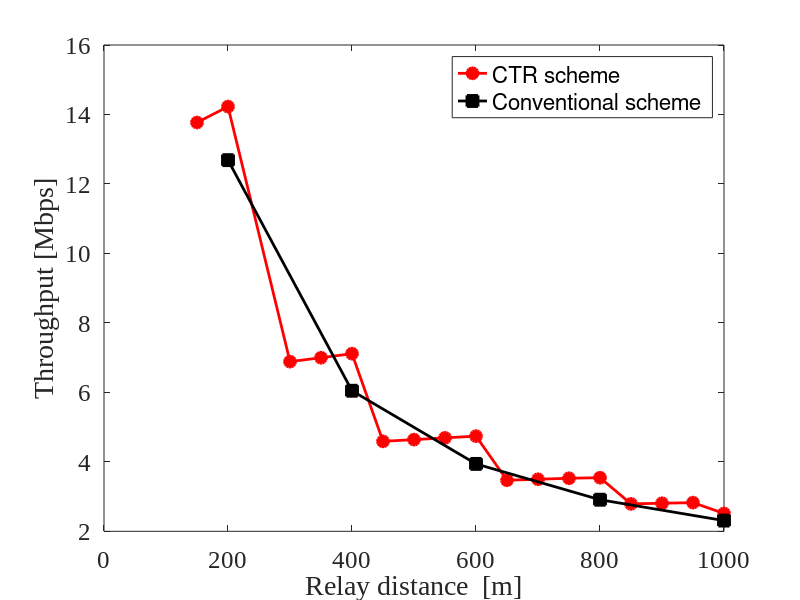

Recreate this plot in MATLAB. (Note: this script raises an error after producing the figure.)
%従来のプロトコル(18Mbps→12Mbps)で再送したときと中継し伝送したときのスループットの比較
clear;
Rmin = [-82, -81, -79, -77, -74, -70, -66, -65]; % 最小受信感度 [dBm]
TR = [6, 9, 12, 18, 24, 36, 48, 54]; % 伝送レート [Mbps]
databit = [24, 36, 48, 72, 96, 144, 192, 216]; % OFDMシンボルごとのデータビット[bit]

Tp = 10; % 送信電力 [dBm]
f = 2.4 * 10^9; % 周波数 [Hz]
c = 3 * 10^8; % 光速 [m/s]
rng(0);  
PLCP_pre = 16; % PLCPプリアンブル[μs]
PLCPhead_sig = 1; % PLCPヘッダ（シグナル）[μs]
PLCPhead_ser = 16; % PLCPヘッダ（サービス）[μs]
ACK = 80; % 802.11ACKフレーム[bit]
MAC = 192; % 802.11MACヘッダ[bit]
LLC = 64; % LLCヘッダ[bit]
packet = 12000; % IPパケット長[bit]
FCS = 32; % FCS[bit]
tail = 6; % テイルビット[bit]
SIFS = 10; % [μs]
DIFS = 34; % [μs]
backoff = 101.5; % 平均バックオフ制御時間 [μs]
slottime = 9; % ショートスロットタイム[μs]
max_distance = 1000; % 最大距離 [m]
N_max = max_distance/50; % 最大端末数
error_rate=0.2;%通信が失敗する確率
num_trials = 1000;%試行回数

p= zeros(size(num_trials));%乱数
ACK_t=zeros(size(Rmin));%ACKフレーム[μs]
data_t=zeros(size(Rmin));%データフレーム[μs]
d_max=zeros(size(Rmin));%各伝送レートでの最大送信距離(50mごと)[m]
N_through=zeros(size(Rmin));%各伝送レートでのスルー出来る最大の端末数


for i = 1:length(Rmin)
    Rmin_current = Rmin(i);
    TR_current = TR(i);
    databit_current = databit(i);
    
    % 最大伝送距離の計算
    Lfs = Tp - Rmin_current; % 距離減衰 [dB]
    d_max(i) = floor(((10^(Lfs / 20)) * c) / (4 * pi * f) / 50) * 50; % 最大伝送距離 [m]
    N_through(i) = d_max(i) / 50;
    % フレームの計算
    ACK_t(i) = PLCP_pre + (PLCPhead_sig + ceil((PLCPhead_ser + ACK + FCS + tail) / databit_current)) * 4;
    data_t (i)= PLCP_pre + (PLCPhead_sig + ceil((PLCPhead_ser + MAC + LLC + packet + FCS + tail) / databit_current)) * 4;
end


throughput_1 = zeros(num_trials, N_max);  % 試行回数と距離数に対応するスループット配列を事前確保
throughput_2 = zeros(1, N_max);           % 平均スループット格納用
N_succsess = zeros(1, N_max);             % 距離配列の事前確保



% パラメータ設定
N = 0;                                    % 現在の端末数
                   

for i = 1:num_trials  % 試行回数分ループ
    N = 0;                               % 各試行の開始時にNをリセット
    total_tt = 0;                        % 総伝送時間もリセット
    
    while N < N_max
        p = rand;  % 確率を生成
        
        % 端末数をカウント
        N = N + N_through(4);  
        total_tt = total_tt + (ACK_t(4) + data_t(4) + SIFS + backoff); % 総伝送時間の計算

        if p < error_rate  % パケットが失敗した場合
            N = max(0, N - 1);  % 1つ手前に戻る
            total_tt = total_tt  + ACK_t(4); % 追加時間を加算
        end
        
        % スループット記録および距離の記録
        if N >= N_max
            throughput_1(i, N_max) = packet / total_tt; % 最大距離におけるスループット
            N_succsess(N_max) = N_max * 50;  % 最大距離を格納
            break;
        else
            throughput_1(i, N) = packet / total_tt; % 現在のNにおけるスループット記録
            N_succsess(N) = N * 50;  % 距離の記録
        end
    end
end


% 各距離での平均スループット計算
for j = 1:N_max
    % 0以外の要素のみを選んで平均を取る
    non_zero_values = throughput_1(throughput_1(:, j) > 0, j); % 0以外の要素を抽出
    if ~isempty(non_zero_values)  % 抽出後にデータが存在する場合のみ平均計算
        throughput_2(j) = mean(non_zero_values);
    else
        throughput_2(j) = 0;  % 0以外の要素がない場合は0
    end
end

% スループットが0のデータポイントを除外
valid_indices = throughput_2 > 0;  % 0より大きいスループットのみを抽出





      total_tt = 0;
    % 条件2: スループット計算 (固定距離リスト)
    if mod(max_distance, d_max(4)) == 0
        distances = d_max(4):d_max(4):max_distance; 
    else
        distances = [d_max(4):d_max(4):max_distance max_distance];
    end
  
    
    throughput_3= zeros(num_trials, length(distances)); % スループット_2 の事前割り当て
    throughput_4= zeros(1, length(distances)); % スループット_3 の事前割り当て
    
    for i = 1:num_trials
        
        for j = 1:length(distances)
            p = rand; % ランダムな確率を生成
            D = distances(j);
            if p < error_rate
                % 再送が発生する場合 (最初は18 Mbps、再送は12 Mbps)
                total_tt =total_tt+ (ACK_t(4) + data_t(4) + SIFS + backoff)+(ACK_t(3) + data_t(3) + SIFS + backoff) ;
            else
                 % 再送が発生しない場合 (18 Mbps)
                 total_tt =total_tt+ (ACK_t(4) + data_t(4) + SIFS + backoff) ;
               
            end
            throughput_3(i, j) = packet / total_tt; % スループットを計算 [Mbps]
        end
        total_tt = 0;
    end
    

    
    % 各距離に対する平均スループットを計算
    for j = 1:length(distances)
        throughput_4(j) = mean(throughput_3(:, j));
    end
    


% 結果をプロット
figure('Position', [100, 100, 700, 500]); % 横長のグラフ (幅1200, 高さ500)
hold on;

% グラフ1: 初めのスループットデータ
plot(N_succsess(valid_indices), throughput_2(valid_indices), '-o', ...
    'Color', 'r', 'LineWidth', 2, 'MarkerSize', 8, 'MarkerFaceColor', 'r', ...
    'DisplayName', 'CTR scheme');

% グラフ2: 距離ごとのスループットデータ
plot(distances, throughput_4, '-s', ...
    'Color', 'k', 'LineWidth', 2, 'MarkerSize', 8, 'MarkerFaceColor', 'k', ...
    'DisplayName', 'Conventional scheme');

% ラベル設定
xlabel('Relay distance  [m]', 'FontSize', 30, 'FontName', 'Times New Roman'); % X軸ラベル
ylabel('Throughput [Mbps]', 'FontSize', 30, 'FontName', 'Times New Roman'); % Y軸ラベル

% 横軸の範囲と間隔を設定
xticks(0:200:max_distance); % 0から最大距離まで200ごとの目盛りを設定

% 目盛りのフォントサイズ設定
set(gca, 'FontSize', 18, 'FontName', 'Times New Roman'); % 目盛り数字を大きく設定し、フォントを指定

% グラフの枠を表示
box on;
grid off;

% 凡例を設定
lgd = legend;
lgd.FontSize = 20; % 凡例フォントサイズ
lgd.FontName = 'Times New Roman'; % 凡例フォント指定
lgd.Location = 'northeast'; % 凡例を右上に配置
lgd.Box = 'off'; % 凡例の枠を非表示にする

hold off;
